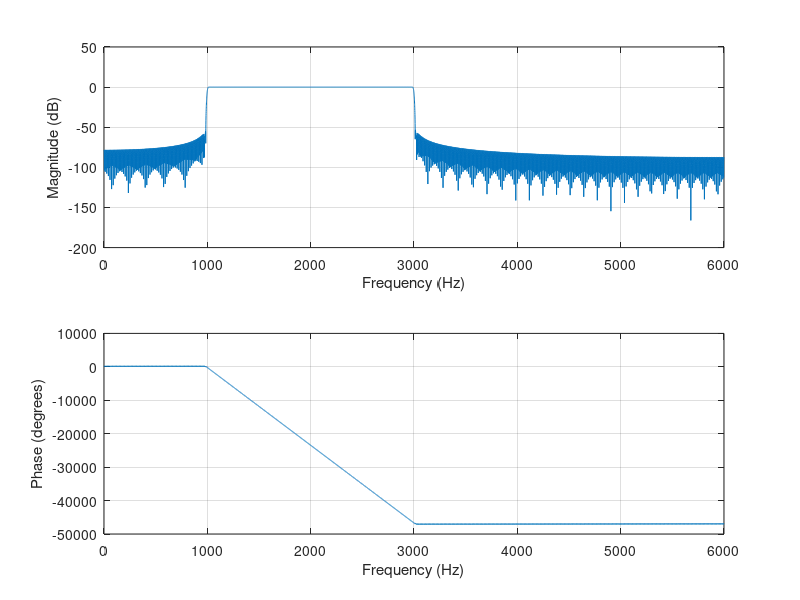
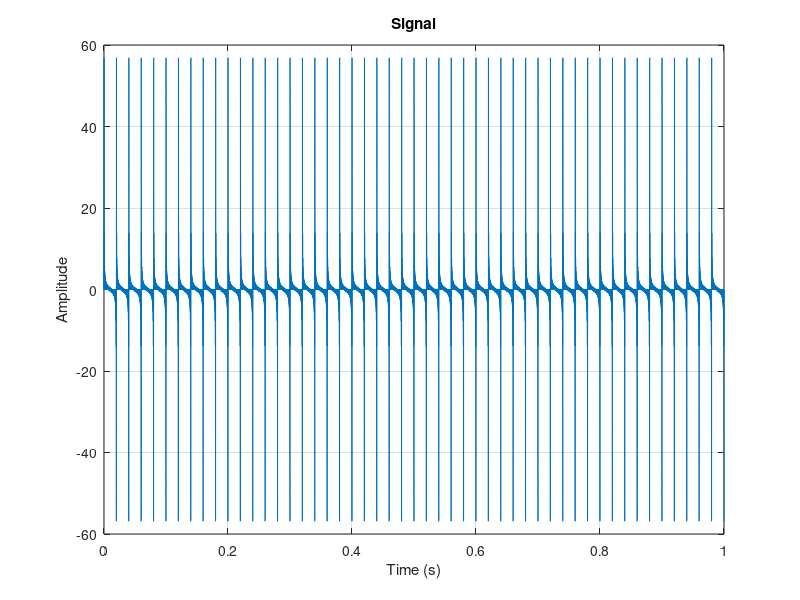
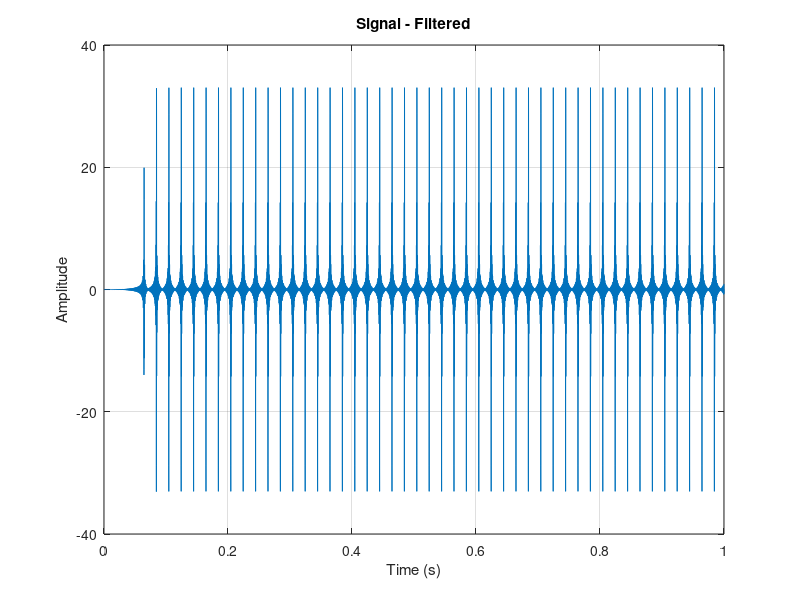
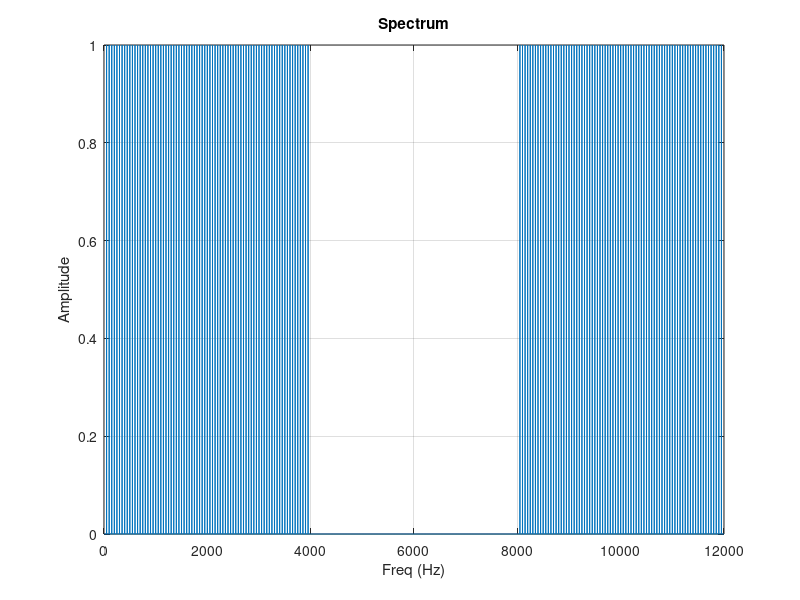

The MATLAB script that drew these images, in order:
fs = 12000;
N = 12000;

Nb = 1550;
Wn = [
    1000 / (fs / 2)
    3000 / (fs / 2)
];
b = fir1(Nb, Wn, 'bandpass');

% Print filter coefficients (float64_t)
fprintf('%.15g, ', b);
fprintf('\n');

% Print filter coefficients (q15_t)
b_q15 = int16(round(b * 32768));
b_q15(b_q15 > 32767) = 32767;
b_q15(b_q15 < -32768) = -32768;
fprintf('%d, ', b_q15);
fprintf('\n');

% Frequency characteristics
freqz(b, 1, N, fs);

% Verification
ts = 1 / fs;
t = (0:N-1)*ts;
df = (fs/N);
f = (0:N-1)*df;

X = 0;
for n = 1:79
    X = X + sin(2*pi*n*50*t);
end
% 16-bit uniform quantization
X = round((X + 1)*32767.5)/32767.5 - 1;

figure;
plot(t, X);
xlabel('Time (s)');
ylabel('Amplitude');
title('Signal');
grid on;

XF = filter(b, 1, X);

figure;
plot(t, XF);
xlabel('Time (s)');
ylabel('Amplitude');
title('Signal - Filtered');
grid on;

Y = 2 * abs(fft(X)) / N;

figure;
plot(f, Y);
ylim([0.0 1.0]);
xlabel("Freq (Hz)");
ylabel("Amplitude");
title('Spectrum');
grid on;

YF = 2 * abs(fft(XF)) / N;

figure;
plot(f, YF);
ylim([0.0 1.0]);
xlabel("Freq (Hz)");
ylabel("Amplitude");
title('Spectrum - Filtered');
grid on;
